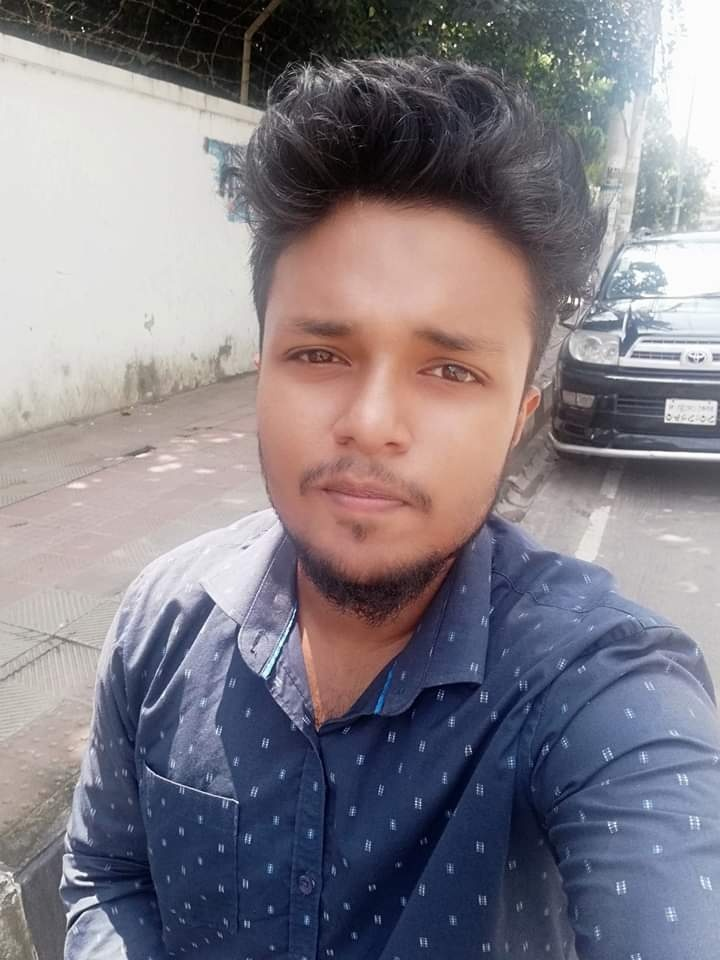
#> input picture Employee_image/Employee.6970.jpg, 720 x 960 px; its folder holds 3 pictures in this run
$ python ImageTrainner.py   (older library calls are emulated)
#> lines starting #> are read from the running program, lines starting #| are printed output that depends on the picture

import cv2,os
import numpy as np
from PIL import Image

recognizer = cv2.face.LBPHFaceRecognizer_create()
detector= cv2.CascadeClassifier("haarcascade_frontalface_default.xml");

def getImagesAndLabels(path):
    #get the path of all the files in the folder
#> called with path = 'Employee_image'
    imagePaths=[os.path.join(path,f) for f in os.listdir(path)]
    #create empth face list
    faceSamples=[]
    #create empty ID list
    Ids=[]
    #now looping through all the image paths and loading the Ids and the images
    for imagePath in imagePaths:
        #loading the image and converting it to gray scale
        pilImage=Image.open(imagePath).convert('L')
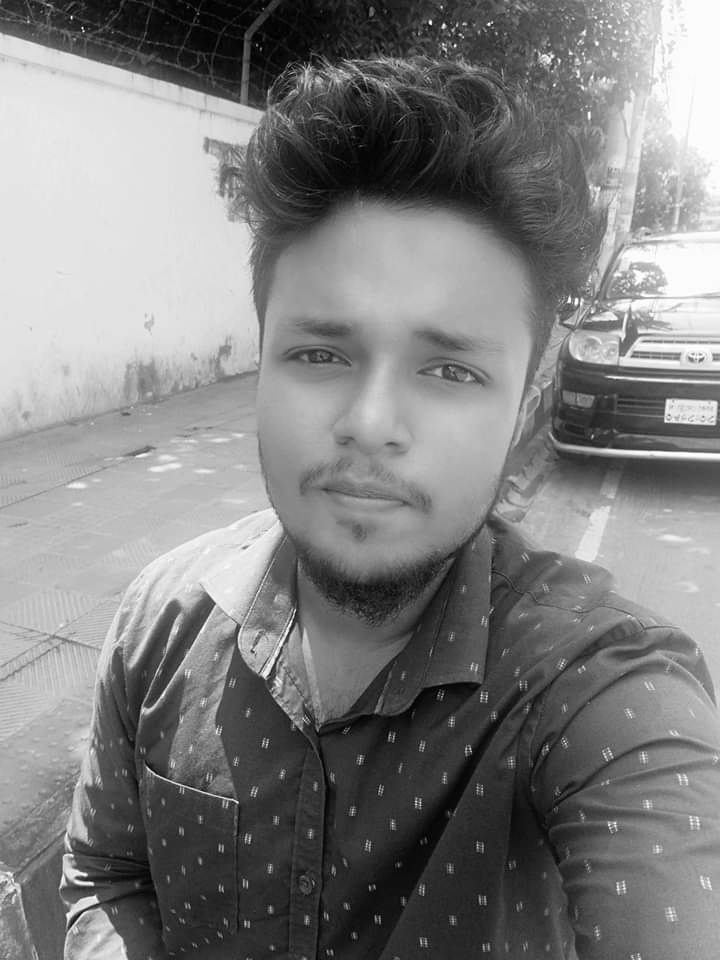
#> pilImage: PIL image 720x960 L; min 0, max 255, mean 128.1
        #Now we are converting the PIL image into numpy array
        # finalimage=pilImage.resize((550,550),Image.ANTIALIAS)
        imageNp=np.array(pilImage,'uint8')
        #getting the Id from the image
        Id=int(os.path.split(imagePath)[-1].split(".")[1])
        # extract the face from the training image sample
        faces=detector.detectMultiScale(imageNp)
#> faces = [[553, 843, 67, 67], [204, 233, 340, 340]]
        #If a face is there then append that in the list as well as Id of it
        for (x,y,w,h) in faces:
            faceSamples.append(imageNp[y:y+h,x:x+w])
            Ids.append(Id)
#> this loop made 2 passes
#> after the loop, Ids = [6970, 6970]; faceSamples = 2 items
#> pass 2 of the loop in getImagesAndLabels, `for imagePath in imagePaths:`:
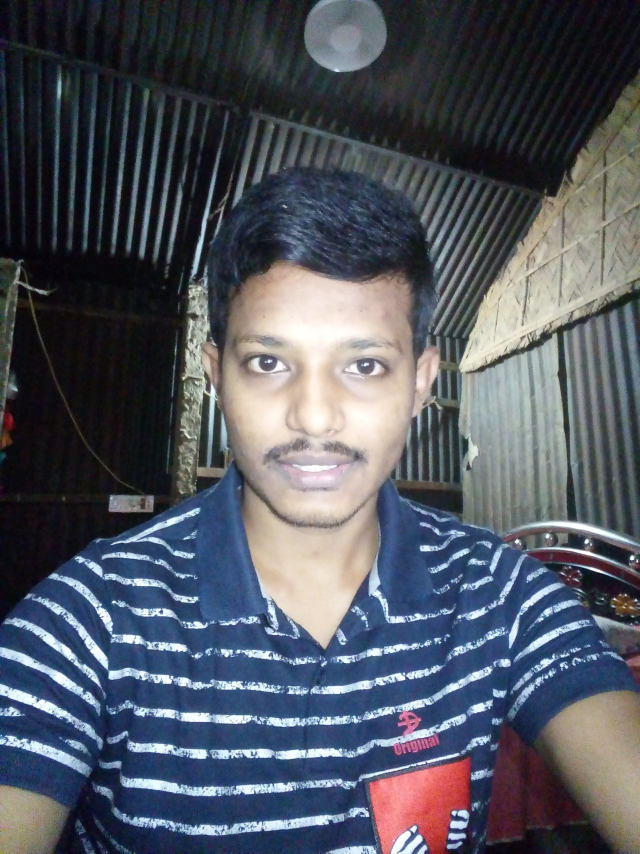
#> input picture Employee_image/Employee.6971.jpg, 1920 x 2560 px (shown at 1/3 size)
#> in getImagesAndLabels, `pilImage=Image.open(imagePath).convert('L')`:
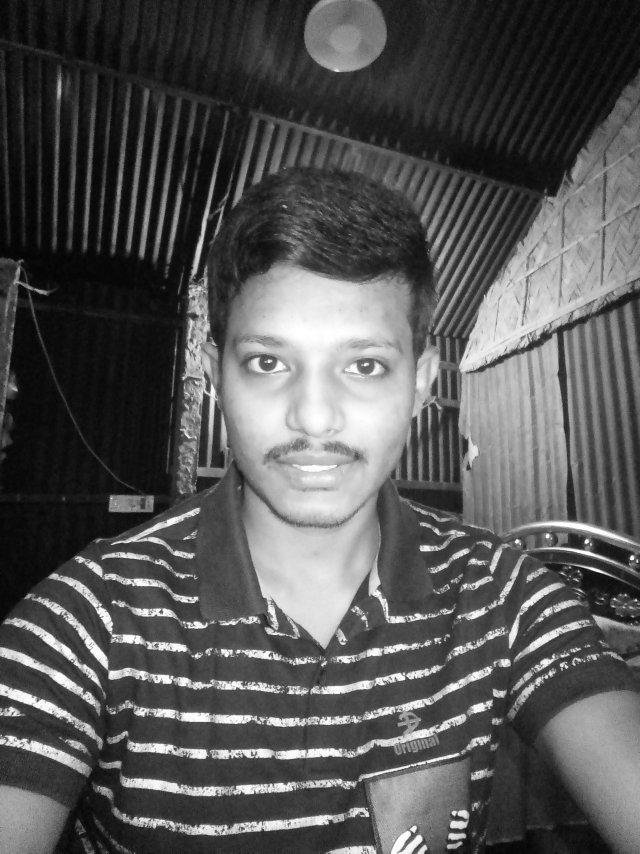
#> pilImage: PIL image 1920x2560 L (shown at 1/3 size); min 0, max 255, mean 86
#> in getImagesAndLabels, `faces=detector.detectMultiScale(imageNp)`: faces = [[714, 1397, 477, 477], [593, 835, 717, 717]]
#> the loop in getImagesAndLabels, `for (x,y,w,h) in faces:` made 2 passes
#> after the loop in getImagesAndLabels, `for (x,y,w,h) in faces:`: Ids = [6970, 6970, 6971, 6971]; faceSamples = 4 items
#> pass 3 of the loop in getImagesAndLabels, `for imagePath in imagePaths:`:
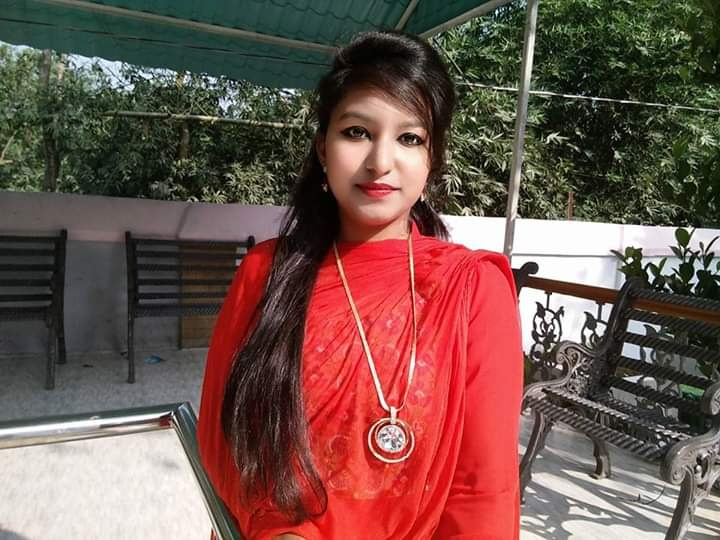
#> input picture Employee_image/Employee.6972.jpg, 720 x 540 px
#> in getImagesAndLabels, `pilImage=Image.open(imagePath).convert('L')`:
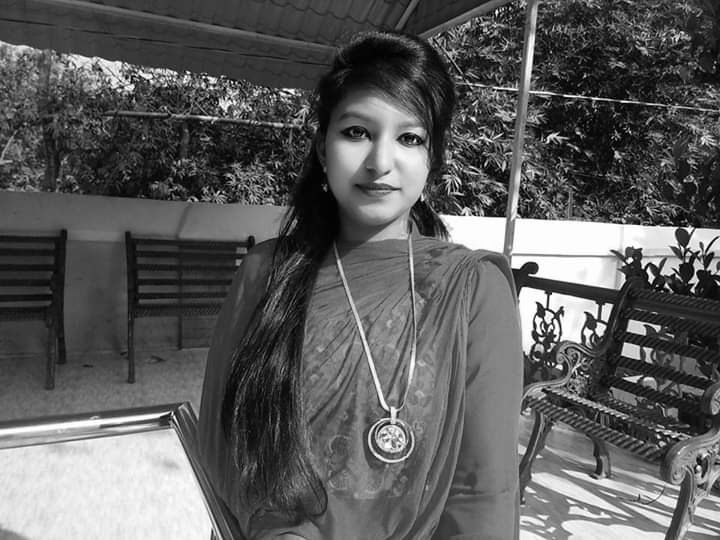
#> pilImage: PIL image 720x540 L; min 0, max 255, mean 92.9
#> in getImagesAndLabels, `faces=detector.detectMultiScale(imageNp)`: faces = [[399, 386, 41, 41], [313, 85, 134, 134]]
#> the loop in getImagesAndLabels, `for (x,y,w,h) in faces:` made 2 passes
#> after the loop in getImagesAndLabels, `for (x,y,w,h) in faces:`: Ids = [6970, 6970, 6971, 6971, 6972, 6972]; faceSamples = 6 items
    return faceSamples,Ids


faces,Ids = getImagesAndLabels('Employee_image')
#> faces = 6 items; Ids = [6970, 6970, 6971, 6971, 6972, 6972]
recognizer.train(faces, np.array(Ids))
recognizer.save('trainner.yml')
